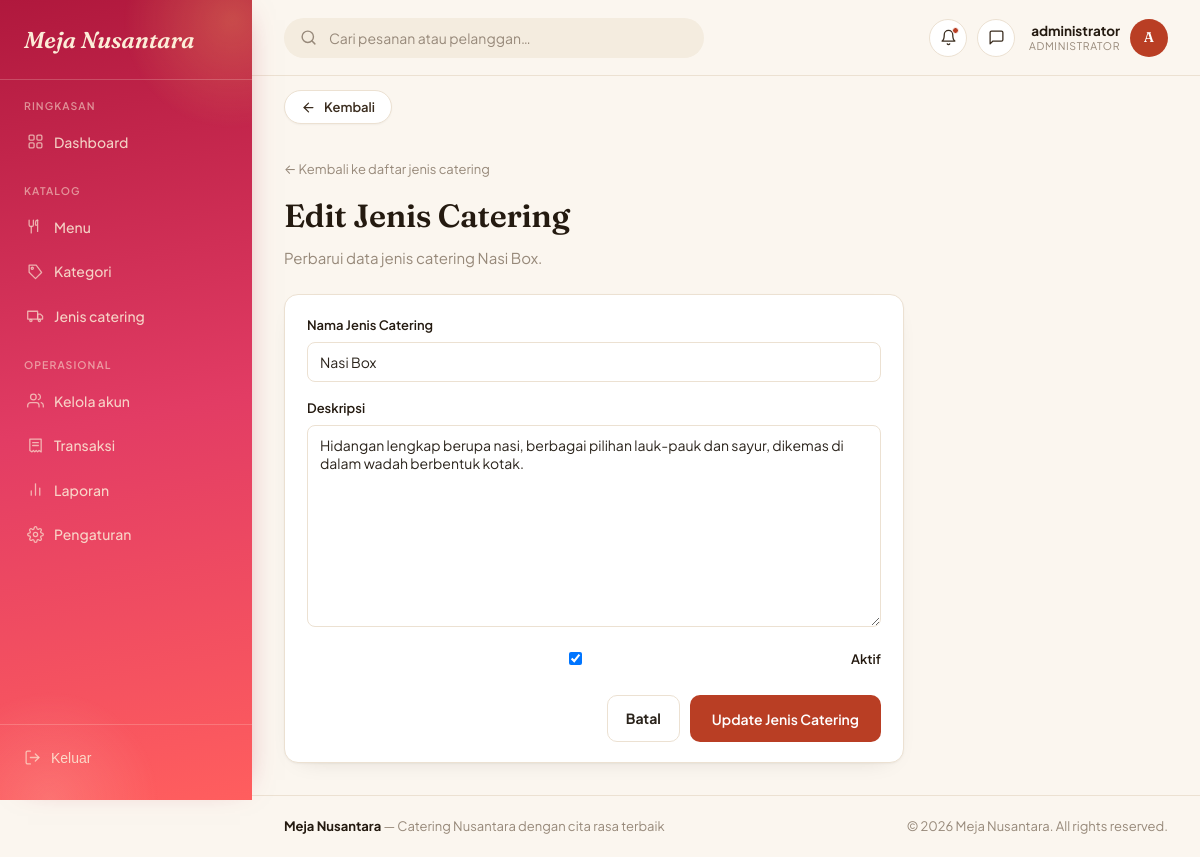
Page /admin-panel/jenis-catering/3/edit/ (signed in) on the committed database.
### administrator/models.py (models this page shows, shortened)
class User(AbstractUser):
    class Role(models.TextChoices):
        ADMINISTRATOR = 'administrator', 'Administrator'
        petugas = 'petugas', 'petugas'
        PELANGGAN = 'pelanggan', 'Pelanggan'
    role = models.CharField(max_length=20, choices=Role.choices, default=Role.PELANGGAN)
    is_approved = models.BooleanField(
        default=False,
        help_text="Khusus role pelanggan. True jika registrasi sudah disetujui petugas."
    )
    approved_by = models.ForeignKey(
        'self', on_delete=models.SET_NULL, null=True, blank=True,
        related_name='approved_users', limit_choices_to={'role': 'petugas'}
    )
    approved_at = models.DateTimeField(null=True, blank=True)
    no_telepon = models.CharField(max_length=20, blank=True)
    alamat = models.TextField(blank=True)

class JenisCatering(models.Model):
    nama = models.CharField(max_length=100, unique=True)
    deskripsi = models.TextField(blank=True)
    is_active = models.BooleanField(default=True)
    class Meta:
        verbose_name_plural = "Jenis Catering"

### administrator/views.py (the view)
# urls.py: path('jenis-catering/<int:pk>/edit/', views.jenis_catering_form, name='jenis_catering_edit'),
@role_required('administrator')
def jenis_catering_form(request, pk=None):
    instance = get_object_or_404(JenisCatering, pk=pk) if pk else None
    if request.method == 'POST':
        form = JenisCateringForm(request.POST, instance=instance)
        if form.is_valid():
            form.save()
            messages.success(request, 'Jenis catering berhasil disimpan.')
            return redirect('administrator:jenis_catering_list')
    else:
        form = JenisCateringForm(instance=instance)
    return render(request, 'administrator/jenis_catering_form.html', {'form': form})

### administrator/forms.py
class JenisCateringForm(forms.ModelForm):
    class Meta:
        model = JenisCatering
        fields = ['nama', 'deskripsi', 'is_active']

### templates/administrator/jenis_catering_form.html (shortened to what this page needs)
{% extends 'base.html' %}
{% load static %}
{% block topbar_role %}Administrator{% endblock %}
{% block content %}
<div style="max-width: 620px;">
  <a href="{% url 'administrator:jenis_catering_list' %}" style="font-size: 13px; color: var(--text-muted);">&larr; Kembali ke daftar jenis catering</a>
  <h1 style="margin-top: 10px;">{% if form.instance.pk %}Edit Jenis Catering{% else %}Tambah Jenis Catering{% endif %}</h1>
  <p style="color: var(--text-muted); margin-top: -8px; margin-bottom: 24px;">
    {% if form.instance.pk %}Perbarui data jenis catering {{ form.instance.nama }}.{% else %}Lengkapi informasi jenis layanan catering.{% endif %}
  </p>
  <form method="POST" class="ticket" novalidate>
    <div class="ticket-body">
      <div class="field">
        <label for="{{ form.nama.id_for_label }}">Nama Jenis Catering</label>
        {{ form.nama }}
      </div>
      <div class="field">
        <label for="{{ form.deskripsi.id_for_label }}">Deskripsi</label>
        {{ form.deskripsi }}
      </div>
      <div class="field" style="display:flex; align-items:center; gap: 8px;">
        {{ form.is_active }}
        <label for="{{ form.is_active.id_for_label }}" style="margin:0;">Aktif</label>
      </div>
      <div style="display:flex; justify-content:flex-end; gap: 10px; margin-top: 26px;">
        <a href="{% url 'administrator:jenis_catering_list' %}" class="btn btn-ghost">Batal</a>
        <button type="submit" class="btn btn-primary">
          {% if form.instance.pk %}Update Jenis Catering{% else %}Simpan Jenis Catering{% endif %}
        </button>
      </div>
    </div>
  </form>
</div>
{% endblock %}

### templates/base.html (shortened to what this page needs)
{% load static %}
<!DOCTYPE html>
<html lang="id">
<head>
<link rel="stylesheet" href="{% static 'css/main.css' %}">
</head>
<body>
<div class="app-shell">
  <aside class="sidebar">
    <div class="brand">
        <div class="brand-mark">Meja Nusantara</div>
</div>
{% if request.user.role == "administrator" %}
    {% include "administrator/sidebar.html" %}
{% elif request.user.role == "petugas" %}
    {% include "petugas/sidebar.html" %}
{% elif request.user.role == "pelanggan" %}
    {% include "pelanggan/sidebar.html" %}
{% endif %}
    <div class="sidebar-bottom">
        <form method="post" action="{% url 'pelanggan:logout' %}"
              onsubmit="return confirm('Yakin mau keluar?');">
            <button type="submit"
                    class="nav-link"
                    style="width:100%;background:none;border:none;text-align:left;cursor:pointer;">
                <svg viewBox="0 0 24 24" fill="none" stroke="currentColor"
                     stroke-width="1.8" stroke-linecap="round" stroke-linejoin="round">
                    <path d="M9 21H5a2 2 0 0 1-2-2V5a2 2 0 0 1 2-2h4"/>
                    <polyline points="16 17 21 12 16 7"/>
                    <line x1="21" y1="12" x2="9" y2="12"/>
                </svg>
                Keluar
            </button>
        </form>
    </div>
</aside>
  <div class="main-col">
    <header class="topbar">
      <div class="topbar-search">
        <svg viewBox="0 0 24 24" fill="none" stroke="currentColor" stroke-width="2" stroke-linecap="round" stroke-linejoin="round"><circle cx="11" cy="11" r="8"/><line x1="21" y1="21" x2="16.65" y2="16.65"/></svg>
        <input type="text" placeholder="Cari pesanan atau pelanggan…">
      </div>
      <div class="topbar-actions">
        <button type="button" class="icon-btn" aria-label="Notifikasi">
          <svg viewBox="0 0 24 24" fill="none" stroke="currentColor" stroke-width="1.8" stroke-linecap="round" stroke-linejoin="round"><path d="M18 8a6 6 0 1 0-12 0c0 7-3 9-3 9h18s-3-2-3-9"/><path d="M13.73 21a2 2 0 0 1-3.46 0"/></svg>
          <span class="dot"></span>
        </button>
        <button type="button" class="icon-btn" aria-label="Pesan">
          <svg viewBox="0 0 24 24" fill="none" stroke="currentColor" stroke-width="1.8" stroke-linecap="round" stroke-linejoin="round"><path d="M21 15a2 2 0 0 1-2 2H7l-4 4V5a2 2 0 0 1 2-2h14a2 2 0 0 1 2 2z"/></svg>
        </button>
        <div class="topbar-user">
          <div class="topbar-user-text">
            <div class="topbar-user-name">{{ request.user.username }}</div>
            <div class="topbar-user-role">{% block topbar_role %}Panel{% endblock %}</div>
          </div>
          <div class="avatar">{{ request.user.username|slice:":1"|upper }}</div>
        </div>
      </div>
    </header>
    {% if request.resolver_match.url_name != "dashboard" %}
    <div class="back-bar">
      <button type="button" class="back-btn" onclick="history.back()">
        <svg viewBox="0 0 24 24" fill="none" stroke="currentColor" stroke-width="2" stroke-linecap="round" stroke-linejoin="round"><line x1="19" y1="12" x2="5" y2="12"></line><polyline points="12 19 5 12 12 5"></polyline></svg>
        Kembali
      </button>
    </div>
    {% endif %}
    <main class="content">
      {% block content %}{% endblock %}
    </main>
    <footer class="footer">
      <div>
        <strong>Meja Nusantara</strong>
        <span> — Catering Nusantara dengan cita rasa terbaik</span>
      </div>
      <div>
        © {% now "Y" %} Meja Nusantara. All rights reserved.
      </div>
    </footer>
  </div>
</div>
</body>
</html>

### rows in the picture
User: user.username "administrator", user.username "A"
JenisCatering: instance.nama "Nasi Box", nama "Nasi Box", deskripsi "Hidangan lengkap berupa nasi, berbagai pilihan lauk-pauk dan sayur, dikemas di dalam wadah berbentuk kotak.", is_active "☑"
